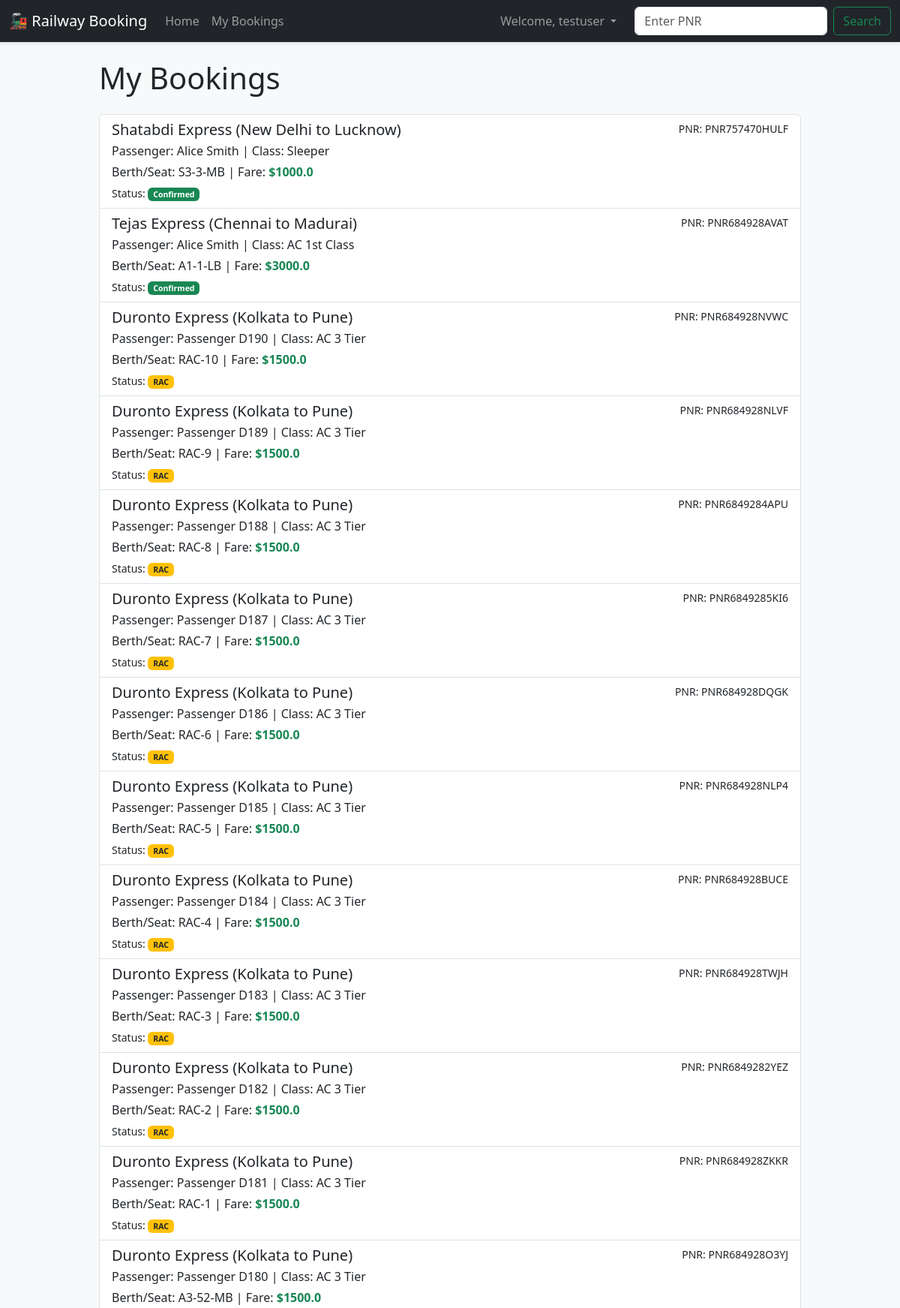
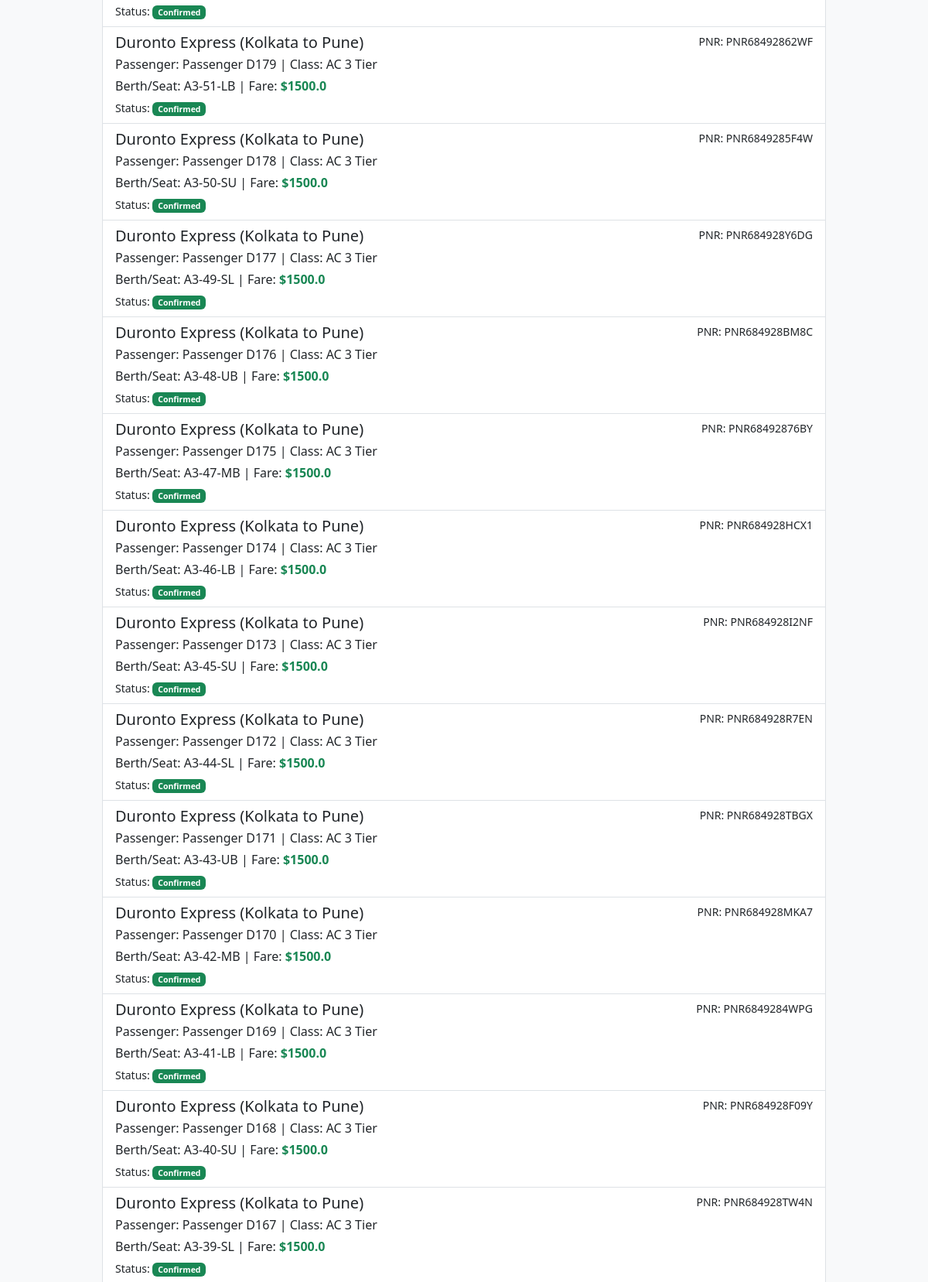
Screenshot of /my_bookings (signed in, upper part) with the database file from the repository (2 pictures, top to bottom).
### app.py (models this page shows)
class Booking(db.Model):
    id = db.Column(db.Integer, primary_key=True)
    pnr_number = db.Column(db.String(20), unique=True, nullable=False)
    train_id = db.Column(db.Integer, db.ForeignKey('train.id'), nullable=False)
    user_id = db.Column(db.Integer, db.ForeignKey('user.id'), nullable=False)
    passenger_name = db.Column(db.String(100), nullable=False)
    passenger_age = db.Column(db.Integer, nullable=False)
    seat_class = db.Column(db.String(50), nullable=False, default='Sleeper')
    berth_preference = db.Column(db.String(50), nullable=True)
    status = db.Column(db.String(20), default='Confirmed')
    seat_number = db.Column(db.String(20), nullable=True)
    fare = db.Column(db.Float, nullable=False, default=0.0)

class Train(db.Model):
    id = db.Column(db.Integer, primary_key=True)
    train_name = db.Column(db.String(100), nullable=False)
    source = db.Column(db.String(100), nullable=False)
    destination = db.Column(db.String(100), nullable=False)
    departure_time = db.Column(db.String(10), nullable=False) # e.g., '06:15'
    total_seats = db.Column(db.Integer, nullable=False)
    bookings = db.relationship('Booking', backref='train', lazy=True)

### app.py (the view)
@app.route('/my_bookings')
def my_bookings():
    if not session.get('logged_in'):
        flash('You must be logged in to view your bookings.', 'danger')
        return redirect(url_for('login'))
    user_id = session['user_id']
    bookings = Booking.query.filter_by(user_id=user_id).order_by(Booking.id.desc()).all()
    return render_template('my_bookings.html', bookings=bookings)

### templates/my_bookings.html
{% extends 'base.html' %}
{% block content %}
  <h1 class="display-6 mb-4">My Bookings</h1>
  {% if bookings %}
    <div class="list-group">
      {% for booking in bookings %}
        <a href="{{ url_for('pnr_status', pnr=booking.pnr_number) }}" class="list-group-item list-group-item-action">
          <div class="d-flex w-100 justify-content-between">
            <h5 class="mb-1">{{ booking.train.train_name }} ({{ booking.train.source }} to {{ booking.train.destination }})</h5>
            <small>PNR: {{ booking.pnr_number }}</small>
          </div>
          <p class="mb-1">Passenger: {{ booking.passenger_name }} | Class: {{ booking.seat_class }}</p>
          <p class="mb-1">Berth/Seat: {{ booking.seat_number or 'N/A' }} | Fare: <span class="fw-bold text-success">${{ booking.fare|round(2) }}</span></p>
          <small>Status: <span class="badge
          {% if booking.status == 'Confirmed' %}
            bg-success
          {% elif booking.status == 'RAC' %}
            bg-warning text-dark
          {% else %}
            bg-info
          {% endif %}
          ">{{ booking.status }}</span></small>
        </a>
      {% endfor %}
    </div>
  {% else %}
    <div class="alert alert-info">You have not made any bookings yet.</div>
  {% endif %}
{% endblock %}

### static/css/style.css (style rules this page uses)
body { background-color: #f8f9fa; }

### rows the page displays
Booking: train.train_name "Shatabdi Express", train.source "New Delhi", train.destination "Lucknow", pnr_number "PNR757470HULF", passenger_name "Alice Smith", seat_class "Sleeper", seat_number "S3-3-MB", fare "1000.0", status "Confirmed"
Booking: train.train_name "Tejas Express", train.source "Chennai", train.destination "Madurai", pnr_number "PNR684928AVAT", passenger_name "Alice Smith", seat_class "AC 1st Class", seat_number "A1-1-LB", fare "3000.0", status "Confirmed"
Booking: train.train_name "Duronto Express", train.source "Kolkata", train.destination "Pune", pnr_number "PNR684928NVWC", passenger_name "Passenger D190", seat_class "AC 3 Tier", seat_number "RAC-10", fare "1500.0", status "RAC"
Booking: train.train_name "Duronto Express", train.source "Kolkata", train.destination "Pune", pnr_number "PNR684928NLVF", passenger_name "Passenger D189", seat_class "AC 3 Tier", seat_number "RAC-9", fare "1500.0", status "RAC"
Booking: train.train_name "Duronto Express", train.source "Kolkata", train.destination "Pune", pnr_number "PNR6849284APU", passenger_name "Passenger D188", seat_class "AC 3 Tier", seat_number "RAC-8", fare "1500.0", status "RAC"
Booking: train.train_name "Duronto Express", train.source "Kolkata", train.destination "Pune", pnr_number "PNR6849285KI6", passenger_name "Passenger D187", seat_class "AC 3 Tier", seat_number "RAC-7", fare "1500.0", status "RAC"
Booking: train.train_name "Duronto Express", train.source "Kolkata", train.destination "Pune", pnr_number "PNR684928DQGK", passenger_name "Passenger D186", seat_class "AC 3 Tier", seat_number "RAC-6", fare "1500.0", status "RAC"
Booking: train.train_name "Duronto Express", train.source "Kolkata", train.destination "Pune", pnr_number "PNR684928NLP4", passenger_name "Passenger D185", seat_class "AC 3 Tier", seat_number "RAC-5", fare "1500.0", status "RAC"
Booking: train.train_name "Duronto Express", train.source "Kolkata", train.destination "Pune", pnr_number "PNR684928BUCE", passenger_name "Passenger D184", seat_class "AC 3 Tier", seat_number "RAC-4", fare "1500.0", status "RAC"
Booking: train.train_name "Duronto Express", train.source "Kolkata", train.destination "Pune", pnr_number "PNR684928TWJH", passenger_name "Passenger D183", seat_class "AC 3 Tier", seat_number "RAC-3", fare "1500.0", status "RAC"
Booking: train.train_name "Duronto Express", train.source "Kolkata", train.destination "Pune", pnr_number "PNR6849282YEZ", passenger_name "Passenger D182", seat_class "AC 3 Tier", seat_number "RAC-2", fare "1500.0", status "RAC"
Booking: train.train_name "Duronto Express", train.source "Kolkata", train.destination "Pune", pnr_number "PNR684928ZKKR", passenger_name "Passenger D181", seat_class "AC 3 Tier", seat_number "RAC-1", fare "1500.0", status "RAC"
Booking: train.train_name "Duronto Express", train.source "Kolkata", train.destination "Pune", pnr_number "PNR684928O3YJ", passenger_name "Passenger D180", seat_class "AC 3 Tier", seat_number "A3-52-MB", fare "1500.0", status "Confirmed"
Booking: train.train_name "Duronto Express", train.source "Kolkata", train.destination "Pune", pnr_number "PNR68492862WF", passenger_name "Passenger D179", seat_class "AC 3 Tier", seat_number "A3-51-LB", fare "1500.0", status "Confirmed"
Booking: train.train_name "Duronto Express", train.source "Kolkata", train.destination "Pune", pnr_number "PNR6849285F4W", passenger_name "Passenger D178", seat_class "AC 3 Tier", seat_number "A3-50-SU", fare "1500.0", status "Confirmed"
Booking: train.train_name "Duronto Express", train.source "Kolkata", train.destination "Pune", pnr_number "PNR684928Y6DG", passenger_name "Passenger D177", seat_class "AC 3 Tier", seat_number "A3-49-SL", fare "1500.0", status "Confirmed"
Booking: train.train_name "Duronto Express", train.source "Kolkata", train.destination "Pune", pnr_number "PNR684928BM8C", passenger_name "Passenger D176", seat_class "AC 3 Tier", seat_number "A3-48-UB", fare "1500.0", status "Confirmed"
Booking: train.train_name "Duronto Express", train.source "Kolkata", train.destination "Pune", pnr_number "PNR68492876BY", passenger_name "Passenger D175", seat_class "AC 3 Tier", seat_number "A3-47-MB", fare "1500.0", status "Confirmed"
Booking: train.train_name "Duronto Express", train.source "Kolkata", train.destination "Pune", pnr_number "PNR684928HCX1", passenger_name "Passenger D174", seat_class "AC 3 Tier", seat_number "A3-46-LB", fare "1500.0", status "Confirmed"
Booking: train.train_name "Duronto Express", train.source "Kolkata", train.destination "Pune", pnr_number "PNR684928I2NF", passenger_name "Passenger D173", seat_class "AC 3 Tier", seat_number "A3-45-SU", fare "1500.0", status "Confirmed"
Booking: train.train_name "Duronto Express", train.source "Kolkata", train.destination "Pune", pnr_number "PNR684928R7EN", passenger_name "Passenger D172", seat_class "AC 3 Tier", seat_number "A3-44-SL", fare "1500.0", status "Confirmed"
Booking: train.train_name "Duronto Express", train.source "Kolkata", train.destination "Pune", pnr_number "PNR684928TBGX", passenger_name "Passenger D171", seat_class "AC 3 Tier", seat_number "A3-43-UB", fare "1500.0", status "Confirmed"
Booking: train.train_name "Duronto Express", train.source "Kolkata", train.destination "Pune", pnr_number "PNR684928MKA7", passenger_name "Passenger D170", seat_class "AC 3 Tier", seat_number "A3-42-MB", fare "1500.0", status "Confirmed"
Booking: train.train_name "Duronto Express", train.source "Kolkata", train.destination "Pune", pnr_number "PNR6849284WPG", passenger_name "Passenger D169", seat_class "AC 3 Tier", seat_number "A3-41-LB", fare "1500.0", status "Confirmed"
Booking: train.train_name "Duronto Express", train.source "Kolkata", train.destination "Pune", pnr_number "PNR684928F09Y", passenger_name "Passenger D168", seat_class "AC 3 Tier", seat_number "A3-40-SU", fare "1500.0", status "Confirmed"
Booking: train.train_name "Duronto Express", train.source "Kolkata", train.destination "Pune", pnr_number "PNR684928TW4N", passenger_name "Passenger D167", seat_class "AC 3 Tier", seat_number "A3-39-SL", fare "1500.0", status "Confirmed"

### other values shown
{{ session.username }} "testuser"
